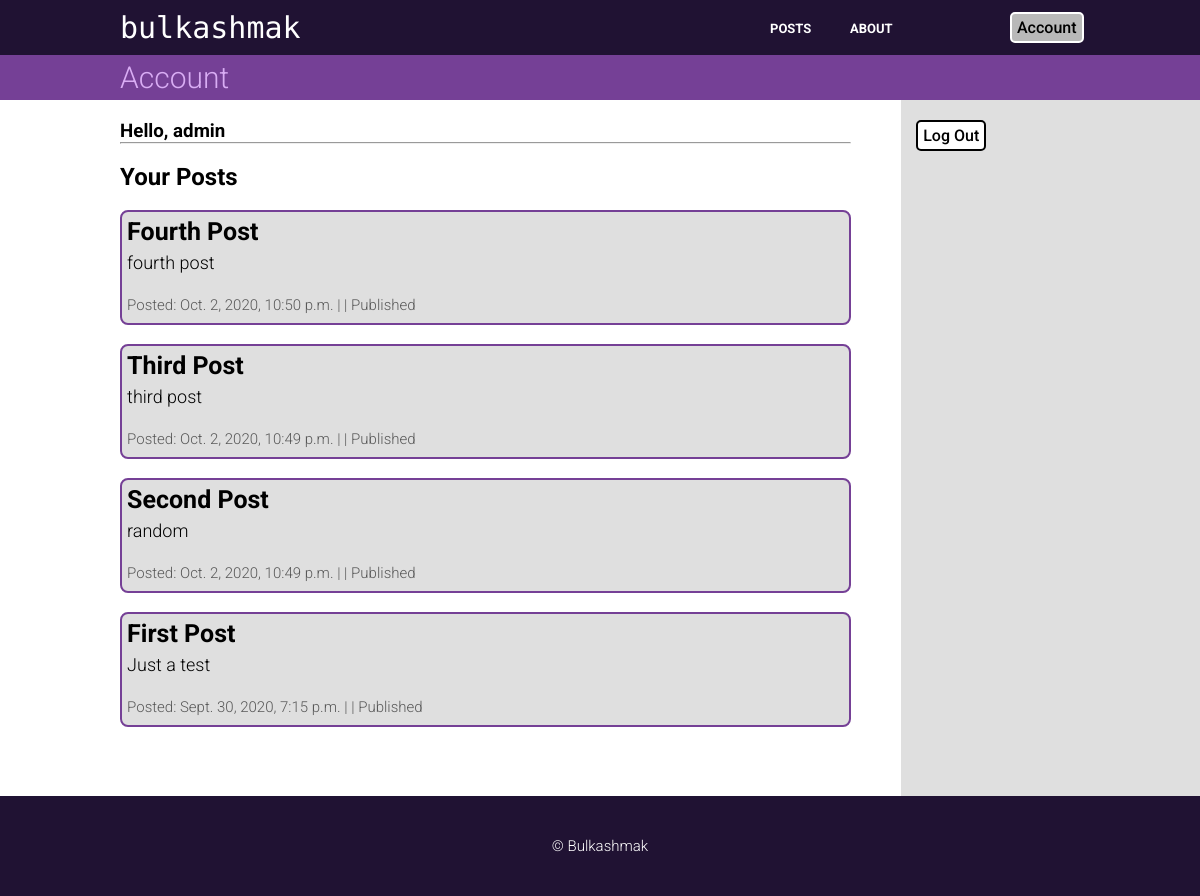
Before: /account/ (signed in) with the older database file.
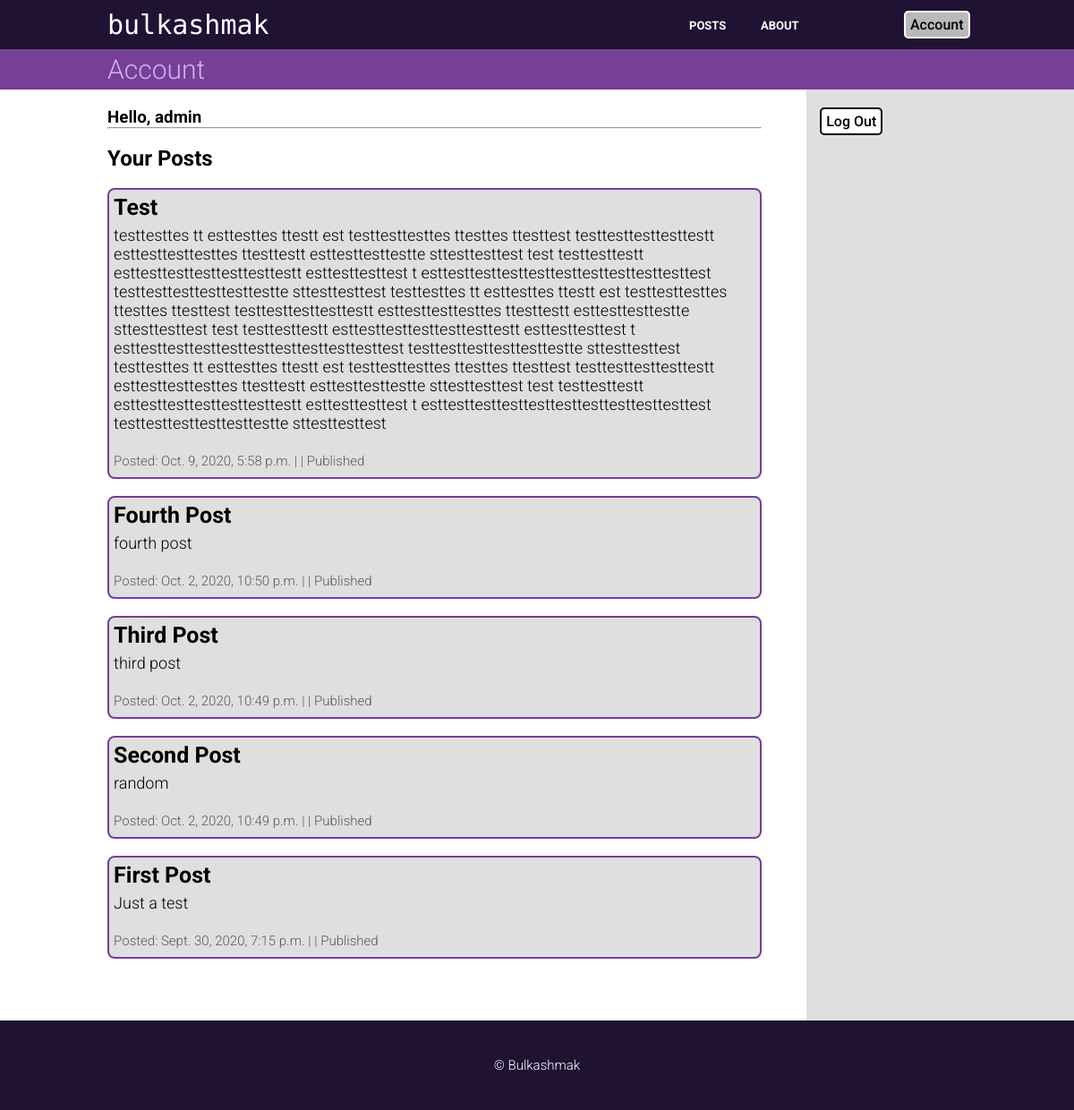
After: the same page with the newer database file.
### posts/models.py (models this page shows, shortened)
class Post(models.Model):
    title = models.CharField(max_length=100)
    slug = models.SlugField(max_length=100,
                            null=False,
                            unique=False)
    author = models.ForeignKey(User,
                               on_delete=models.CASCADE,
                               related_name='blog_posts',
                               default=None)
    content = models.TextField()
    created = models.DateTimeField(verbose_name="When the post was created",
                                   auto_now=True)
    updated = models.DateTimeField(verbose_name="When the post was updated",
                                   auto_now_add=True)
    STATUS = (
        (0, "Draft"),
        (1, "Published")
    )
    status = models.IntegerField(verbose_name="Status of the post",
                                 choices=STATUS,
                                 default=1)
    class Meta:
        ordering = ["-created"]

### users/views.py (the view)
# urls.py: path('', views.account_details, name="account_details"),
def account_details(request):
    posts = Post.objects.filter(author=request.user)
    context = {
        'title': 'Account',
        'posts': posts.order_by('-created'),
    }
    return render(request, 'users/account.html', context)

### users/templates/users/account.html (shortened to what this page needs)
{% extends 'base.html' %}
{% block content %}
    <div class="account">
        <h3>Hello, {{ user.username }}</h3>
        <hr><br>
        <div>
            <h2>Your Posts</h2><br>
            {% for post in posts %}
                <div class="post">
                    <h5>{{ post.title }}</h5>
                    <p>{{ post.content }}</p>
                    <p class="author">
                        Posted: {{ post.created }} | |
                            {% if post.status == 1 %} Published
                            {% else %} Draft
                            {% endif %}
                    </p>
                </div><br>
            {% endfor %}
        </div>
    </div>
{% endblock content %}
{% block sidebar %}
    <a href="{% url 'logout' %}"><button class="create_button" type="button">Log Out</button></a>
{% endblock sidebar %}

Changed rows visible on the page:
added Post: title "Test", content "testtesttes tt esttesttes ttestt est testtesttesttes ttesttes ttesttest testtesttesttesttestt esttesttesttesttes ttesttestt esttesttesttestte sttesttesttest test testtesttestt esttesttesttesttesttesttestt esttesttesttest t esttesttesttesttesttesttesttesttesttesttest testtesttesttesttesttestte sttesttesttest testtesttes tt esttesttes ttestt est testtesttesttes ttesttes ttesttest testtesttesttesttestt esttesttesttesttes ttesttestt esttesttesttestte sttesttesttest test testtesttestt esttesttesttesttesttesttestt esttesttesttest t esttesttesttesttesttesttesttesttesttesttest testtesttesttesttesttestte sttesttesttest testtesttes tt esttesttes ttestt est testtesttesttes ttesttes ttesttest…", created "Oct. 9, 2020, 5:58 p.m.", status "Published"
